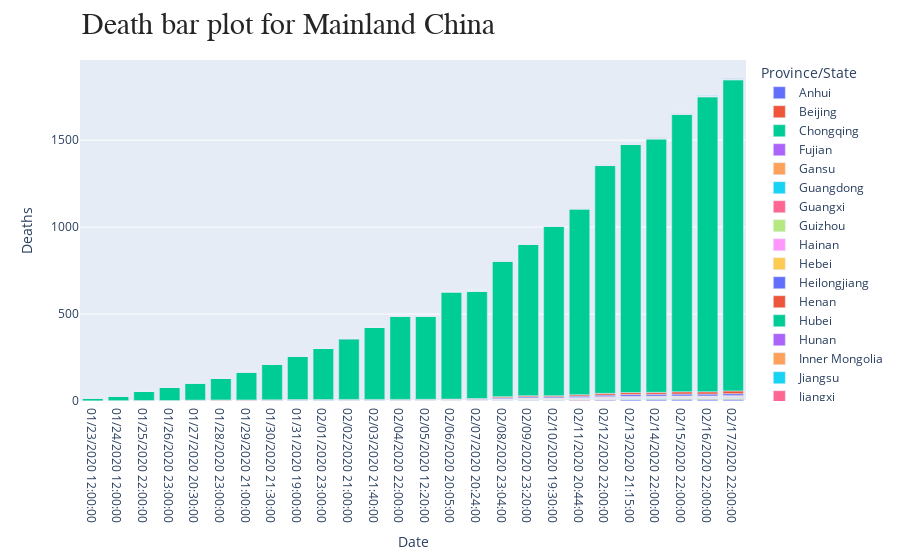

Notebook cell for this chart:
### Code cell
fig = px.bar(dataset.loc[dataset['Country'] == 'Mainland China'], x='Date', y='Deaths', hover_data=['Province/State', 'Confirmed', 'Recovered'], color='Province/State')
annotations = []
annotations.append(dict(xref='paper', yref='paper', x=0.0, y=1.05,
                              xanchor='left', yanchor='bottom',
                              text='Death bar plot for Mainland China',
                              font=dict(family='Arial',
                                        size=30,
                                        color='rgb(37,37,37)'),
                              showarrow=False))
fig.update_layout(annotations=annotations)
fig.show()
